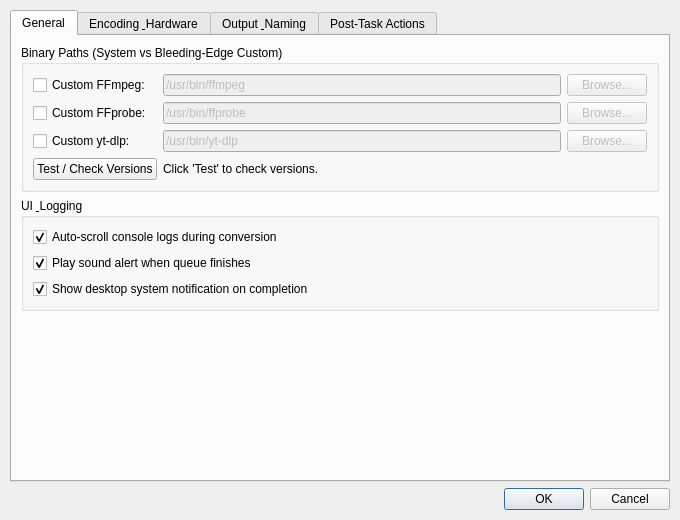
<?xml version="1.0" encoding="UTF-8"?>
<ui version="4.0">
 <class>SettingsDialog</class>
 <widget class="QDialog" name="SettingsDialog">
  <property name="geometry">
   <rect>
    <x>0</x>
    <y>0</y>
    <width>680</width>
    <height>520</height>
   </rect>
  </property>
  <property name="windowTitle">
   <string>Settings - FFmpeg Batch AV Converter</string>
  </property>
  <layout class="QVBoxLayout" name="mainDialogLayout">
   <property name="leftMargin">
    <number>10</number>
   </property>
   <property name="topMargin">
    <number>10</number>
   </property>
   <property name="rightMargin">
    <number>10</number>
   </property>
   <property name="bottomMargin">
    <number>10</number>
   </property>
   <item>
    <widget class="QTabWidget" name="settingsTabWidget">
     <property name="currentIndex">
      <number>0</number>
     </property>
     <!-- Tab 1: General -->
     <widget class="QWidget" name="tabGeneral">
      <attribute name="title">
       <string>General</string>
      </attribute>
      <layout class="QVBoxLayout" name="generalTabLayout">
       <item>
        <widget class="QGroupBox" name="grpBinaries">
         <property name="title">
          <string>Binary Paths (System vs Bleeding-Edge Custom)</string>
         </property>
         <layout class="QGridLayout" name="binariesLayout">
          <!-- FFmpeg -->
          <item row="0" column="0">
           <widget class="QCheckBox" name="chkCustomFfmpeg">
            <property name="text">
             <string>Custom FFmpeg:</string>
            </property>
           </widget>
          </item>
          <item row="0" column="1">
           <widget class="QLineEdit" name="txtFfmpegPath">
            <property name="text">
             <string>/usr/bin/ffmpeg</string>
            </property>
            <property name="enabled">
             <bool>false</bool>
            </property>
           </widget>
          </item>
          <item row="0" column="2">
           <widget class="QPushButton" name="btnBrowseFfmpeg">
            <property name="text">
             <string>Browse...</string>
            </property>
            <property name="enabled">
             <bool>false</bool>
            </property>
           </widget>
          </item>

          <!-- FFprobe -->
          <item row="1" column="0">
           <widget class="QCheckBox" name="chkCustomFfprobe">
            <property name="text">
             <string>Custom FFprobe:</string>
            </property>
           </widget>
          </item>
          <item row="1" column="1">
           <widget class="QLineEdit" name="txtFfprobePath">
            <property name="text">
             <string>/usr/bin/ffprobe</string>
            </property>
            <property name="enabled">
             <bool>false</bool>
            </property>
           </widget>
          </item>
          <item row="1" column="2">
           <widget class="QPushButton" name="btnBrowseFfprobe">
            <property name="text">
             <string>Browse...</string>
            </property>
            <property name="enabled">
             <bool>false</bool>
            </property>
           </widget>
          </item>

          <!-- yt-dlp -->
          <item row="2" column="0">
           <widget class="QCheckBox" name="chkCustomYtdlp">
            <property name="text">
             <string>Custom yt-dlp:</string>
            </property>
           </widget>
          </item>
          <item row="2" column="1">
           <widget class="QLineEdit" name="txtYtdlpPath">
            <property name="text">
             <string>/usr/bin/yt-dlp</string>
            </property>
            <property name="enabled">
             <bool>false</bool>
            </property>
           </widget>
          </item>
          <item row="2" column="2">
           <widget class="QPushButton" name="btnBrowseYtdlp">
            <property name="text">
             <string>Browse...</string>
            </property>
            <property name="enabled">
             <bool>false</bool>
            </property>
           </widget>
          </item>

          <!-- Test Binaries Button & Status Label -->
          <item row="3" column="0">
           <widget class="QPushButton" name="btnTestBinaries">
            <property name="text">
             <string>Test / Check Versions</string>
            </property>
           </widget>
          </item>
          <item row="3" column="1" colspan="2">
           <widget class="QLabel" name="lblBinariesStatus">
            <property name="text">
             <string>Click 'Test' to check versions.</string>
            </property>
            <property name="wordWrap">
             <bool>true</bool>
            </property>
           </widget>
          </item>
         </layout>
        </widget>
       </item>
       <item>
        <widget class="QGroupBox" name="grpUiOptions">
         <property name="title">
          <string>UI &amp; Logging</string>
         </property>
         <layout class="QVBoxLayout" name="uiOptLayout">
          <item>
           <widget class="QCheckBox" name="chkAutoScrollLogs">
            <property name="text">
             <string>Auto-scroll console logs during conversion</string>
            </property>
            <property name="checked">
             <bool>true</bool>
            </property>
           </widget>
          </item>
          <item>
           <widget class="QCheckBox" name="chkPlayNotification">
            <property name="text">
             <string>Play sound alert when queue finishes</string>
            </property>
            <property name="checked">
             <bool>true</bool>
            </property>
           </widget>
          </item>
          <item>
           <widget class="QCheckBox" name="chkShowDesktopNotification">
            <property name="text">
             <string>Show desktop system notification on completion</string>
            </property>
            <property name="checked">
             <bool>true</bool>
            </property>
           </widget>
          </item>
         </layout>
        </widget>
       </item>
       <item>
        <spacer name="tab1Spacer">
         <property name="orientation">
          <enum>Qt::Vertical</enum>
         </property>
         <property name="sizeHint" stdset="0">
          <size>
           <width>20</width>
           <height>40</height>
          </size>
         </property>
        </spacer>
       </item>
      </layout>
     </widget>
     <!-- Tab 2: Encoding & Performance -->
     <widget class="QWidget" name="tabPerformance">
      <attribute name="title">
       <string>Encoding &amp; Hardware</string>
      </attribute>
      <layout class="QVBoxLayout" name="perfTabLayout">
       <item>
        <widget class="QGroupBox" name="grpHardware">
         <property name="title">
          <string>Hardware Acceleration (Linux Native)</string>
         </property>
         <layout class="QVBoxLayout" name="hwLayout">
          <item>
           <layout class="QHBoxLayout" name="hwRowLayout">
            <item>
             <widget class="QLabel" name="lblHwAccel">
              <property name="text">
               <string>Default Decoder / Accel:</string>
              </property>
             </widget>
            </item>
            <item>
             <widget class="QComboBox" name="comboHwAccel">
              <item>
               <property name="text">
                <string>None (Software CPU - standard)</string>
               </property>
              </item>
              <item>
               <property name="text">
                <string>VA-API (Intel / AMD GPU)</string>
               </property>
              </item>
              <item>
               <property name="text">
                <string>NVENC / CUDA (NVIDIA GPU)</string>
               </property>
              </item>
              <item>
               <property name="text">
                <string>Vulkan</string>
               </property>
              </item>
             </widget>
            </item>
           </layout>
          </item>
         </layout>
        </widget>
       </item>
       <item>
        <widget class="QGroupBox" name="grpPriority">
         <property name="title">
          <string>Process Priority &amp; System Load</string>
         </property>
         <layout class="QVBoxLayout" name="priorityLayout">
          <item>
           <layout class="QHBoxLayout" name="priorityRow">
            <item>
             <widget class="QLabel" name="lblPriority">
              <property name="text">
               <string>Process Niceness (Priority):</string>
              </property>
             </widget>
            </item>
            <item>
             <widget class="QComboBox" name="comboPriority">
              <item>
               <property name="text">
                <string>Normal (nice 0)</string>
               </property>
              </item>
              <item>
               <property name="text">
                <string>Low / Idle (nice 10 - recommended for multitasking)</string>
               </property>
              </item>
              <item>
               <property name="text">
                <string>Very Low (nice 19)</string>
               </property>
              </item>
             </widget>
            </item>
           </layout>
          </item>
          <item>
           <widget class="QCheckBox" name="chkPauseOnBattery">
            <property name="text">
             <string>Automatically pause processing when running on laptop battery</string>
            </property>
           </widget>
          </item>
         </layout>
        </widget>
       </item>
       <item>
        <spacer name="tab2Spacer">
         <property name="orientation">
          <enum>Qt::Vertical</enum>
         </property>
         <property name="sizeHint" stdset="0">
          <size>
           <width>20</width>
           <height>40</height>
          </size>
         </property>
        </spacer>
       </item>
      </layout>
     </widget>
     <!-- Tab 3: Output & Naming -->
     <widget class="QWidget" name="tabOutput">
      <attribute name="title">
       <string>Output &amp; Naming</string>
      </attribute>
      <layout class="QVBoxLayout" name="outputTabLayout">
       <item>
        <widget class="QGroupBox" name="grpNaming">
         <property name="title">
          <string>File Naming Pattern</string>
         </property>
         <layout class="QVBoxLayout" name="namingLayout">
          <item>
           <layout class="QHBoxLayout" name="namePatternRow">
            <item>
             <widget class="QLabel" name="lblNamePattern">
              <property name="text">
               <string>Pattern:</string>
              </property>
             </widget>
            </item>
            <item>
             <widget class="QLineEdit" name="txtNamingPattern">
              <property name="text">
               <string>%~n_converted</string>
              </property>
             </widget>
            </item>
           </layout>
          </item>
          <item>
           <widget class="QLabel" name="lblNamingHelp">
            <property name="text">
             <string>Tokens: %~n (filename), %~x (ext), &lt;res&gt; (resolution), &lt;vcodec&gt;, &lt;acodec&gt;</string>
            </property>
            <property name="wordWrap">
             <bool>true</bool>
            </property>
           </widget>
          </item>
         </layout>
        </widget>
       </item>
       <item>
        <widget class="QGroupBox" name="grpOverwrite">
         <property name="title">
          <string>Existing Destination Files</string>
         </property>
         <layout class="QVBoxLayout" name="overwriteLayout">
          <item>
           <widget class="QRadioButton" name="radOverwrite">
            <property name="text">
             <string>Overwrite without asking (-y)</string>
            </property>
            <property name="checked">
             <bool>true</bool>
            </property>
           </widget>
          </item>
          <item>
           <widget class="QRadioButton" name="radSkipExisting">
            <property name="text">
             <string>Skip encoding if output file already exists (-n)</string>
            </property>
           </widget>
          </item>
         </layout>
        </widget>
       </item>
       <item>
        <spacer name="tab3Spacer">
         <property name="orientation">
          <enum>Qt::Vertical</enum>
         </property>
         <property name="sizeHint" stdset="0">
          <size>
           <width>20</width>
           <height>40</height>
          </size>
         </property>
        </spacer>
       </item>
      </layout>
     </widget>
     <!-- Tab 4: Post-Task Actions -->
     <widget class="QWidget" name="tabPostTask">
      <attribute name="title">
       <string>Post-Task Actions</string>
      </attribute>
      <layout class="QVBoxLayout" name="postTaskLayout">
       <item>
        <widget class="QGroupBox" name="grpOnFinish">
         <property name="title">
          <string>When Queue Completes</string>
         </property>
         <layout class="QVBoxLayout" name="onFinishLayout">
          <item>
           <widget class="QRadioButton" name="radActionNone">
            <property name="text">
             <string>Do nothing</string>
            </property>
            <property name="checked">
             <bool>true</bool>
            </property>
           </widget>
          </item>
          <item>
           <widget class="QRadioButton" name="radActionSleep">
            <property name="text">
             <string>Suspend / Sleep computer (systemctl suspend)</string>
            </property>
           </widget>
          </item>
          <item>
           <widget class="QRadioButton" name="radActionShutdown">
            <property name="text">
             <string>Shutdown computer (systemctl poweroff)</string>
            </property>
           </widget>
          </item>
         </layout>
        </widget>
       </item>
       <item>
        <widget class="QGroupBox" name="grpExternalCommand">
         <property name="title">
          <string>Run Shell Command / Script</string>
         </property>
         <layout class="QHBoxLayout" name="cmdRowLayout">
          <item>
           <widget class="QCheckBox" name="chkRunScript">
            <property name="text">
             <string>Run script on finish:</string>
            </property>
           </widget>
          </item>
          <item>
           <widget class="QLineEdit" name="txtScriptPath">
            <property name="enabled">
             <bool>false</bool>
            </property>
            <property name="placeholderText">
             <string>/path/to/script.sh</string>
            </property>
           </widget>
          </item>
          <item>
           <widget class="QPushButton" name="btnBrowseScript">
            <property name="enabled">
             <bool>false</bool>
            </property>
            <property name="text">
             <string>Browse...</string>
            </property>
           </widget>
          </item>
         </layout>
        </widget>
       </item>
       <item>
        <spacer name="tab4Spacer">
         <property name="orientation">
          <enum>Qt::Vertical</enum>
         </property>
         <property name="sizeHint" stdset="0">
          <size>
           <width>20</width>
           <height>40</height>
          </size>
         </property>
        </spacer>
       </item>
      </layout>
     </widget>
    </widget>
   </item>
   <item>
    <widget class="QDialogButtonBox" name="dialogButtonBox">
     <property name="orientation">
      <enum>Qt::Horizontal</enum>
     </property>
     <property name="standardButtons">
      <set>QDialogButtonBox::Cancel|QDialogButtonBox::Ok</set>
     </property>
    </widget>
   </item>
  </layout>
 </widget>
 <resources/>
 <connections/>
</ui>
